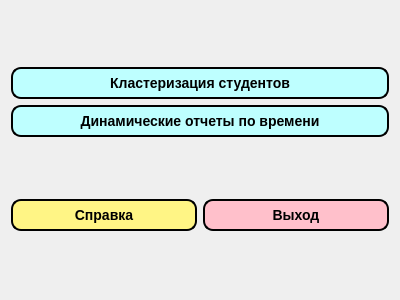
<?xml version="1.0" encoding="UTF-8"?>
<ui version="4.0">
 <class>Decane</class>
 <widget class="QWidget" name="Decane">
  <property name="geometry">
   <rect>
    <x>0</x>
    <y>0</y>
    <width>400</width>
    <height>300</height>
   </rect>
  </property>
  <property name="windowTitle">
   <string>Form</string>
  </property>
  <layout class="QGridLayout" name="gridLayout">
   <item row="0" column="0">
    <layout class="QVBoxLayout" name="verticalLayout">
     <item>
      <widget class="QPushButton" name="pushButton">
       <property name="styleSheet">
        <string notr="true">QPushButton{
     background-color: rgb(190, 255, 255);
     border-style: outset;
     border-width: 2px;
     border-radius: 10px;
     border-color: black;
     font: bold 14px;
     min-width: 10em;
     padding: 6px;
 }
 QPushButton:pressed {
     background-color: rgb(0, 255, 238);
     border-style: inset;
 }</string>
       </property>
       <property name="text">
        <string>Кластеризация студентов</string>
       </property>
      </widget>
     </item>
     <item>
      <widget class="QPushButton" name="pushButton_2">
       <property name="styleSheet">
        <string notr="true">QPushButton{
     background-color: rgb(190, 255, 255);
     border-style: outset;
     border-width: 2px;
     border-radius: 10px;
     border-color: black;
     font: bold 14px;
     min-width: 10em;
     padding: 6px;
 }
 QPushButton:pressed {
     background-color: rgb(0, 255, 238);
     border-style: inset;
 }</string>
       </property>
       <property name="text">
        <string>Динамические отчеты по времени</string>
       </property>
      </widget>
     </item>
    </layout>
   </item>
   <item row="1" column="0">
    <layout class="QHBoxLayout" name="horizontalLayout">
     <item>
      <widget class="QPushButton" name="pushButton_4">
       <property name="styleSheet">
        <string notr="true">QPushButton{
     background-color: rgb(255, 245, 133);
     border-style: outset;
     border-width: 2px;
     border-radius: 10px;
     border-color: black;
     font: bold 14px;
     min-width: 10em;
     padding: 6px;
 }
 QPushButton:pressed {
     background-color: rgb(0, 255, 238);
     border-style: inset;
 }</string>
       </property>
       <property name="text">
        <string>Справка</string>
       </property>
      </widget>
     </item>
     <item>
      <widget class="QPushButton" name="pushButton_5">
       <property name="styleSheet">
        <string notr="true">QPushButton{
     background-color: pink;
     border-style: outset;
     border-width: 2px;
     border-radius: 10px;
     border-color: black;
     font: bold 14px;
     min-width: 10em;
     padding: 6px;
 }
 QPushButton:pressed {
     background-color: rgb(0, 255, 238);
     border-style: inset;
 }</string>
       </property>
       <property name="text">
        <string>Выход</string>
       </property>
      </widget>
     </item>
    </layout>
   </item>
  </layout>
 </widget>
 <resources/>
 <connections/>
</ui>
